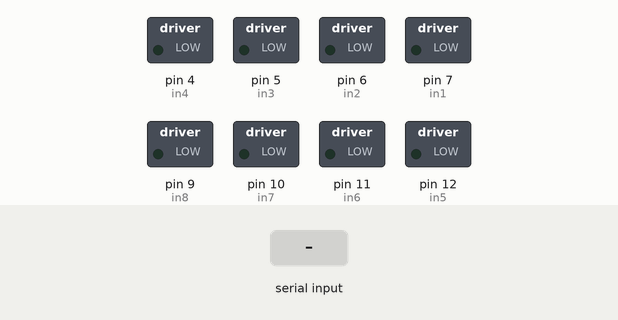
A sketch run on a simulated Arduino Uno, built with avr-gcc and run on an emulated ATmega328P. On the bench: switched loads named in the sketch (green lamp = pin HIGH). The test bench sets the inputs (shaded band).

Above: at 1.2 s.
1.3 s: "F" received over Serial
At 2.2 s:
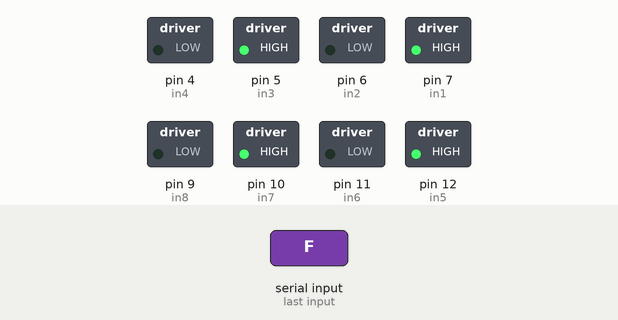
2.8 s: "B" received over Serial
At 3.3 s:
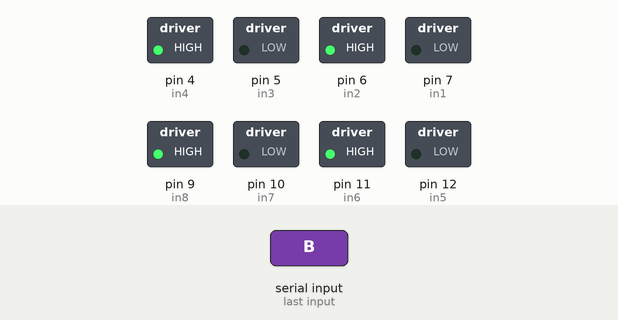
4.3 s: "L" received over Serial
At 5.5 s:
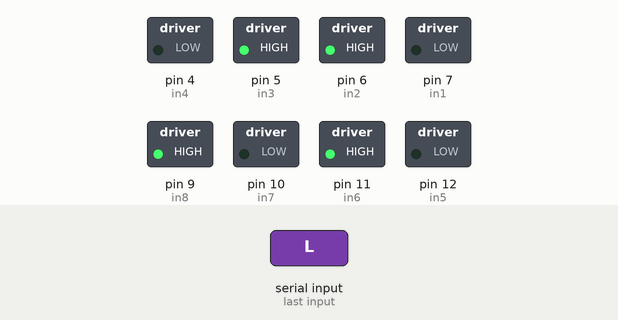
5.8 s: "R" received over Serial
At 6.8 s:
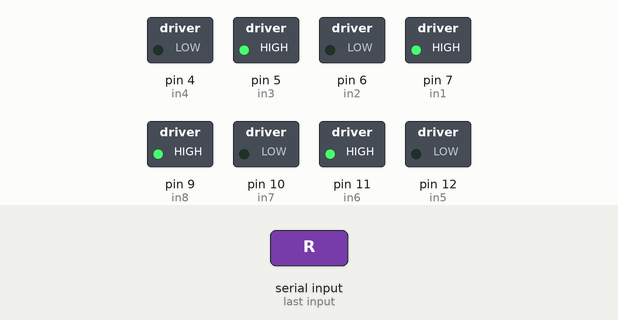
7.3 s: "S" received over Serial
At 7.9 s:
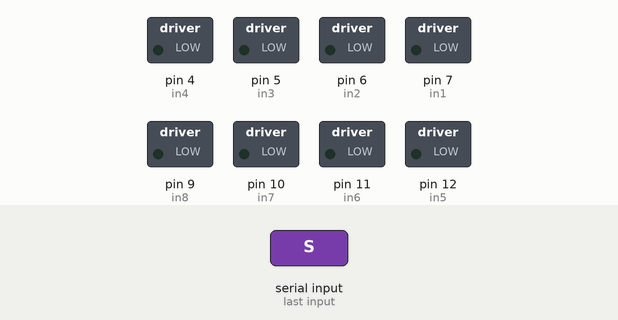
Timing chart, 0 to 9.8 s (numbered marks = the images above; inputs shaded):
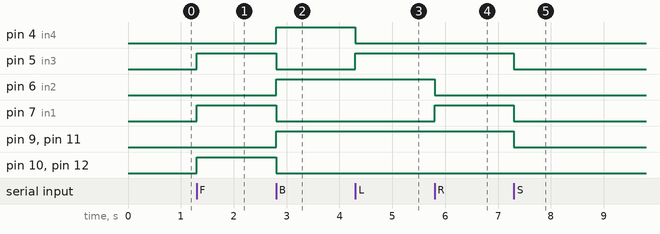

The sketch:

RC_car.ino
```cpp
int data;
// motor driver 1 RIGHT wheels
// motor 1
#define in1 7
#define in2 6
// motor 2
#define in3 5
#define in4 4

// Motor driver 2 LEFT wheels
//motor 3
#define in5 12
#define in6 11
// Motor 4
#define in7 10
#define in8 9

void setup() {
  Serial.begin(9600);

  pinMode(in1,OUTPUT);
  pinMode(in2,OUTPUT);

  pinMode(in3,OUTPUT);
  pinMode(in4,OUTPUT);

  pinMode(in5,OUTPUT);
  pinMode(in6,OUTPUT);

  pinMode(in7,OUTPUT);
  pinMode(in8,OUTPUT);


}

void loop() {
  // put your main code here, to run repeatedly:
  while(Serial.available()>0)
  {
    data=Serial.read();
    if(data=='F')
    {
      digitalWrite(in1,HIGH);
      digitalWrite(in2,LOW);

      digitalWrite(in3,HIGH);
      digitalWrite(in4,LOW);

      digitalWrite(in5,HIGH);
      digitalWrite(in6,LOW);

      digitalWrite(in7,HIGH);
      digitalWrite(in8,LOW);
      }
    else if (data=='B')
    {

      digitalWrite(in1,LOW);
      digitalWrite(in2,HIGH);

      digitalWrite(in3,LOW);
      digitalWrite(in4,HIGH);

      digitalWrite(in5,LOW);
      digitalWrite(in6,HIGH);

      digitalWrite(in7,LOW);
      digitalWrite(in8,HIGH);

      }
      else if (data=='L')
    {
      digitalWrite(in1,LOW);
      digitalWrite(in2,HIGH);

      digitalWrite(in3,HIGH);
      digitalWrite(in4,LOW);

      digitalWrite(in5,LOW);
      digitalWrite(in6,HIGH);

      digitalWrite(in7,LOW);
      digitalWrite(in8,HIGH);


      }
      else if (data=='R')
    {
      digitalWrite(in1,HIGH);
      digitalWrite(in2,LOW);

      digitalWrite(in3,HIGH);
      digitalWrite(in4,LOW);

      digitalWrite(in5,LOW);
      digitalWrite(in6,HIGH);

      digitalWrite(in7,LOW);
      digitalWrite(in8,HIGH);

      }
      else if (data=='S')
    {

      digitalWrite(in1,LOW);
      digitalWrite(in2,LOW);

      digitalWrite(in3,LOW);
      digitalWrite(in4,LOW);

      digitalWrite(in5,LOW);
      digitalWrite(in6,LOW);

      digitalWrite(in7,LOW);
      digitalWrite(in8,LOW);

      }


    // Serial.println(data);
  }
}
```

Measured:
- after the input at 1.3 s, pin 5 (in3), pin 7 (in1), pin 10 (in7), pin 12 (in5): LOW → HIGH at once
- after the input at 2.8 s, pin 4 (in4), pin 6 (in2), pin 9 (in8), pin 11 (in6): LOW → HIGH at once; pin 5 (in3), pin 7 (in1), pin 10 (in7), pin 12 (in5): HIGH → LOW at once
- after the input at 4.3 s, pin 4 (in4): HIGH → LOW at once; pin 5 (in3): LOW → HIGH at once
- after the input at 5.8 s, pin 6 (in2): HIGH → LOW at once; pin 7 (in1): LOW → HIGH at once
- after the input at 7.3 s, pin 5 (in3), pin 7 (in1), pin 9 (in8), pin 11 (in6): HIGH → LOW at once
